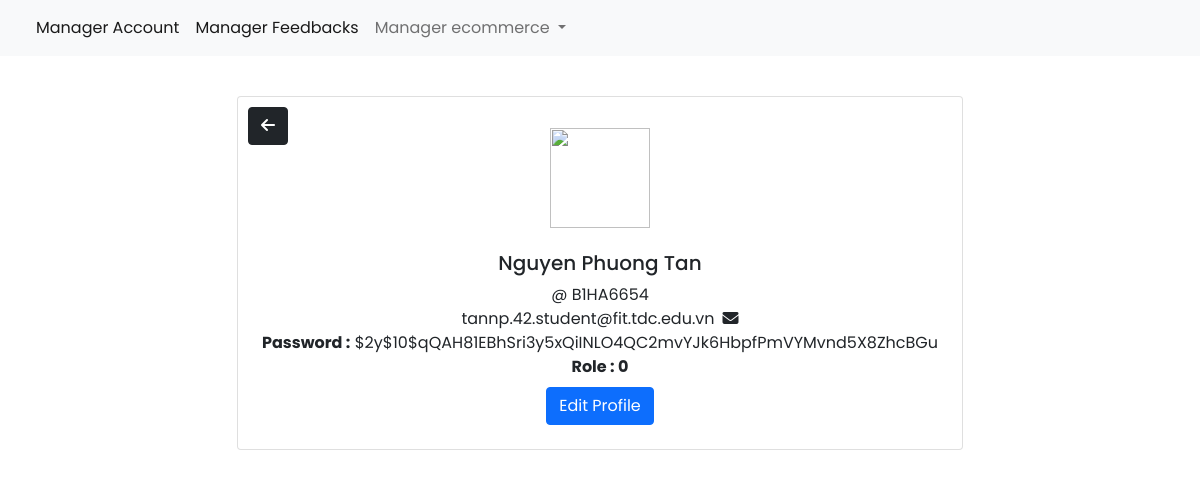
/admin/accounts/show.php?id=9, run on the app's committed database.
### tables this page shows
CREATE TABLE `users` (
  `id` int(11) NOT NULL,
  `username` varchar(100) NOT NULL,
  `email` varchar(100) NOT NULL,
  `password` varchar(255) NOT NULL,
  `fullname` varchar(255) NOT NULL,
  `role` int(11) NOT NULL DEFAULT 0
);

### app/models/Template.php (called while the page is built, shortened)
<?php
class Template
{
    public function render($view, $data)
    {
        extract($data);
        include BASE_URL . 'app/views/blocks/' . $view . '.php';
        return ob_get_clean();
    }
}

### admin/accounts/show.php (called while the page is built, shortened)
<?php
require_once "../../config/database.php";
$template = new Template();
if (!empty($_GET['id']))
{
    $id = $_GET['id'];
}
$userModels = new User();
$user = $userModels->getUserById($id);
$data = [
  'title' => $user['username'],
  'slot' => $template->render('details_account', ["user"=>$user]),
];

### app/models/User.php (called while the page is built, shortened)
<?php
class User extends Database
{
    public function getUserById($id)
    {
        $sql = parent::$connection->prepare("select * from users where id=?");
        $sql->bind_param("i", $id);
        return parent::select($sql)[0];
    }
}

### app/models/Database.php (called while the page is built, shortened)
<?php
class Database
{
    public static function select($stmt)
    {
        if ($stmt) {
            $stmt->execute();
            return $stmt->get_result()->fetch_all(MYSQLI_ASSOC);
        }
    }
}

### app/views/blocks/details_account.php (the view, shortened to what this page needs)
<div class="container">
    <div class="container mt-4 mb-4 p-3 d-flex justify-content-center">
        <div class="card p-4">
        <a href="index.php" class="btn btn-dark" style="position:absolute; top: 10px; left: 10px;"><i class="fa-solid fa-arrow-left"></i></a>
            <div class=" image d-flex flex-column justify-content-center align-items-center">
                <button class="btn "> <img src="https://www.svgrepo.com/download/120488/idea.svg" height="100"
                        width="100" /></button>
                <h5 class="name mt-3">
                    <?php echo $user['fullname'] ?>
                </h5>
                <span class="idd">@
                    <?php echo $user['username'] ?>
                </span>
                <div class="d-flex flex-row justify-content-center align-items-center gap-2">
                    <span class="idd1">
                        <?php echo $user['email'] ?>
                    </span>
                    <span><i class="fa-solid fa-envelope"></i>
                    </span>
                </div>
                <div class="">
                    <span class="idd1">
                        <span class="fw-bold">Password :</span>
                        <span>
                            <?php echo $user['password'] ?>
                        </span>
                    </span>
                </div>
                <div class="fw-bold">
                    <span class="idd1"><span class="fw-bold">Role :</span><span>
                            <?php echo $user['role'] ?>
                        </span>
                    </span>
                </div>
                <div class=" d-flex mt-2">
                    <a href="edit.php?id=<?php echo $user['id'] ?>" class="btn btn-primary">Edit Profile</a>
                </div>
            </div>
        </div>
    </div>
</div>

### app/views/layout_admin.php (style rules this page uses)
body, a, button { font-family: 'Poppins', sans-serif; position: relative; }

### data on the page
users: fullname "Nguyen Phuong Tan", username "B1HA6654", email "tannp.42.student@fit.tdc.edu.vn", password "$2y$10$qQAH81EBhSri3y5xQiINLO4QC2mvYJk6HbpfPmVYMvnd5X8ZhcBGu", role "0"
